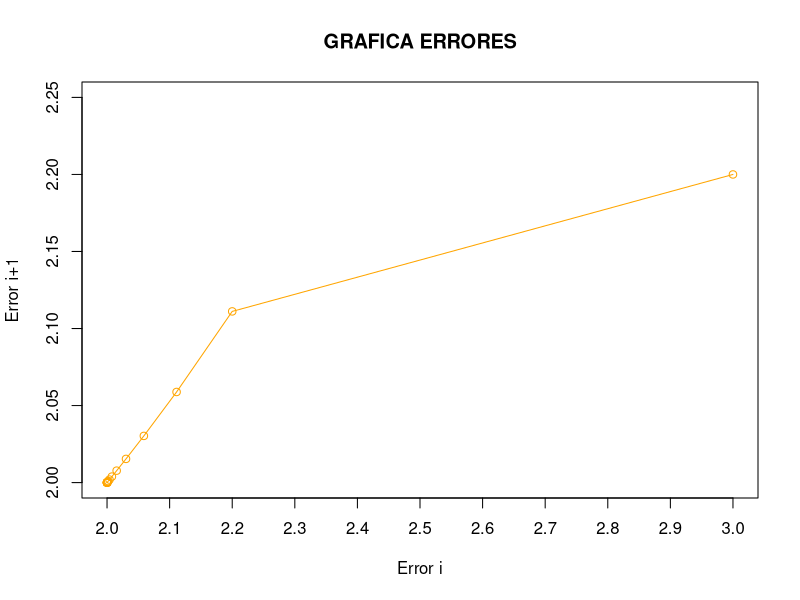

The R script that drew this image:
#Codigo Realizado por: Gabriel Gomez Corredor
#                      Simon Davila
#                      Juan Pablo Mendez

# PUNTO 5 DOCUMENTO 1

#Informacion: Para evaluar el valor de un polinomio tomamos el 
#             metodo de biseccion, mas adelante el metodo de Newton 
#             tambien sirve para evaluar el valor de un polinomio

rm(list=ls())

mifuncion <- function(a,b,tol){
  
  error=0
  xa=a
  xb=b
  xpuntoMedio=(xa+xb)/2
  xanterior=0
  iteraciones=0
  bandera=FALSE
  vectorErrores<-(0)
  indice=0
  iteracionesMax=0
  variable1=log(abs((xa-xb)/tol))          
  variable2=(1/log(2)) 
  ErroresSig<-c(0)
  j=0
  
  iteracionesMax=variable1*variable2

  if(sign( exp(xa)-(pi*xa)) ==  sign( exp(xpuntoMedio)-(pi*xpuntoMedio))){
    
    bandera=TRUE
  }
  
  if(bandera==TRUE){
    
    cat("Son iguales los signos\n")
  }
  if(bandera==FALSE){
    
    if(exp(xa)-(pi*xa)  *  exp(xpuntoMedio)-(pi*xpuntoMedio) > 0){
      
      xanterior=xpuntoMedio
      xa=xpuntoMedio
      xpuntoMedio=(xpuntoMedio+xb)/2

      
    }else if(exp(xa)-(pi*xa)  *  exp(xpuntoMedio)-(pi*xpuntoMedio) < 0){
      
      xanterior=xpuntoMedio
      xb=xpuntoMedio
      xpuntoMedio=(xa+xpuntoMedio)/2
      
    }
    
    error=abs((xpuntoMedio+xanterior)/xpuntoMedio)
    
    vectorErrores[indice]=error
    

    while( error > tol && iteraciones < iteracionesMax){
      
      iteraciones=iteraciones+1
      indice=indice+1
      
      if( exp(xa)-(pi*xa) *  exp(xpuntoMedio)-(pi*xpuntoMedio) > 0){
        
        xa=xpuntoMedio
        xanterior=xpuntoMedio
        # cat("punto medio: ",xpuntoMedio,"\n")
        # cat("xa: ",xa,"\n")
        # cat("punto anterior: ",xanterior,"\n")
        xpuntoMedio=(xpuntoMedio+xb)/2
      }
      if( exp(xa)-(pi*xa)  *  exp(xpuntoMedio)-(pi*xpuntoMedio) < 0){
        
        xb=xpuntoMedio
        xanterior=xpuntoMedio
        xpuntoMedio=(xa+xpuntoMedio)/2
        
      }

      
      error=abs((xpuntoMedio+xanterior)/xpuntoMedio)
      vectorErrores[indice]=error
      ErroresSig[j]=error
      j=j+1
      
      
    }
    
    ErroresSig[j]=error
    
    # cat("Iteraciones: ",iteraciones,"\n")
    # cat("Respuesta: ",xpuntoMedio,"\n")
    # cat("Error: ",abs((xpuntoMedio+xanterior)/2),"\n")
    # cat(vectorErrores)
    itrs=seq(1,iteraciones)
    tabla=data.frame(itrs,vectorErrores)
    print(tabla)
    
    plot(x = vectorErrores, y = ErroresSig,type = 'o',main = "GRAFICA ERRORES",ylab = "Error i+1",xlab = "Error i", xlim=c(2,3),ylim=c(2,2.25),xaxp = c(2,3,10),col="orange")

  }

}

mifuncion(0,1.6,10e-7)

